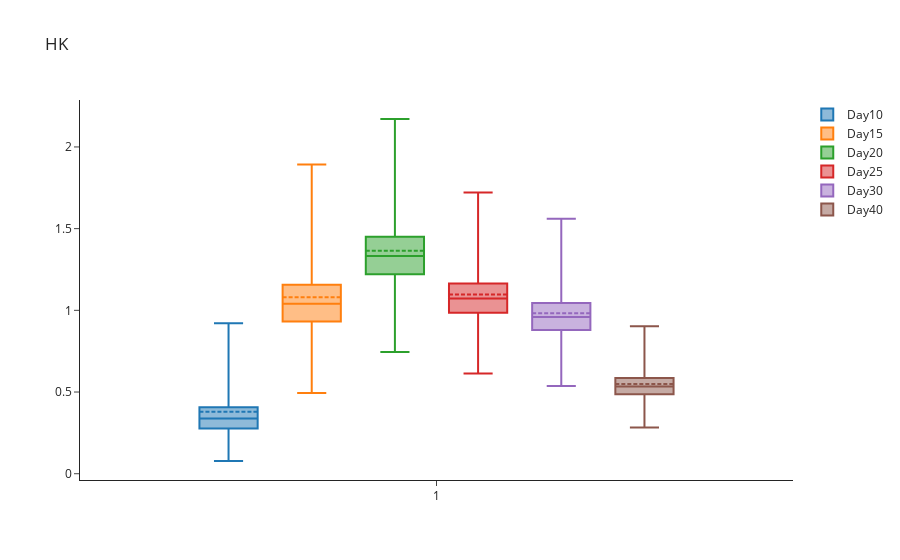

Source (notebook cell):
### Code cell
# Create list of names for x-axis and traces
trace_name = ['Day{}'.format(x) for x in chosen_times]

# Sort results
intervals_chosen.sort_values(by=['Time Points'], inplace=True)

# Plot (box plot for inference)
fig = go.Figure()

for i in range(len(trace_name)):
    fig.add_trace(
        go.Box(
            mean=intervals_chosen.loc[intervals_chosen['Central Probability']==0]['Mean'][i:(i+1)],
            median=intervals_chosen.loc[intervals_chosen['Central Probability']==0]['Lower bound CI'][i:(i+1)],
            q1=intervals_chosen.loc[intervals_chosen['Central Probability']==0.25]['Lower bound CI'][i:(i+1)],
            q3=intervals_chosen.loc[intervals_chosen['Central Probability']==0.25]['Upper bound CI'][i:(i+1)],
            upperfence=intervals_chosen.loc[intervals_chosen['Central Probability']==0.95]['Upper bound CI'][i:(i+1)],
            lowerfence=intervals_chosen.loc[intervals_chosen['Central Probability']==0.95]['Lower bound CI'][i:(i+1)],
            x=['1'],
            name=trace_name[i]
        )
    )
fig.update_layout(template='simple_white', boxmode='group', title='HK')

fig.show()

### Figure 1 — Plotly figure (JSON) as saved in the notebook; plotly's stock layout.template omitted (floating-point values rounded to 4 significant figures)
{"data": [{"lowerfence": [0.07785], "mean": [0.3799], "median": [0.3377], "name": "Day10", "q1": [0.2765], "q3": [0.4075], "type": "box", "upperfence": [0.9205], "x": ["1"]}, {"lowerfence": [0.4935], "mean": [1.08], "median": [1.04], "name": "Day15", "q1": [0.9318], "q3": [1.157], "type": "box", "upperfence": [1.893], "x": ["1"]}, {"lowerfence": [0.745], "mean": [1.365], "median": [1.332], "name": "Day20", "q1": [1.221], "q3": [1.451], "type": "box", "upperfence": [2.171], "x": ["1"]}, {"lowerfence": [0.6128], "mean": [1.097], "median": [1.072], "name": "Day25", "q1": [0.9854], "q3": [1.164], "type": "box", "upperfence": [1.722], "x": ["1"]}, {"lowerfence": [0.5372], "mean": [0.9829], "median": [0.9595], "name": "Day30", "q1": [0.8793], "q3": [1.044], "type": "box", "upperfence": [1.561], "x": ["1"]}, {"lowerfence": [0.2834], "mean": [0.5493], "median": [0.534], "name": "Day40", "q1": [0.4857], "q3": [0.5854], "type": "box", "upperfence": [0.9023], "x": ["1"]}], "layout": {"boxmode": "group", "title": {"text": "HK"}}}
